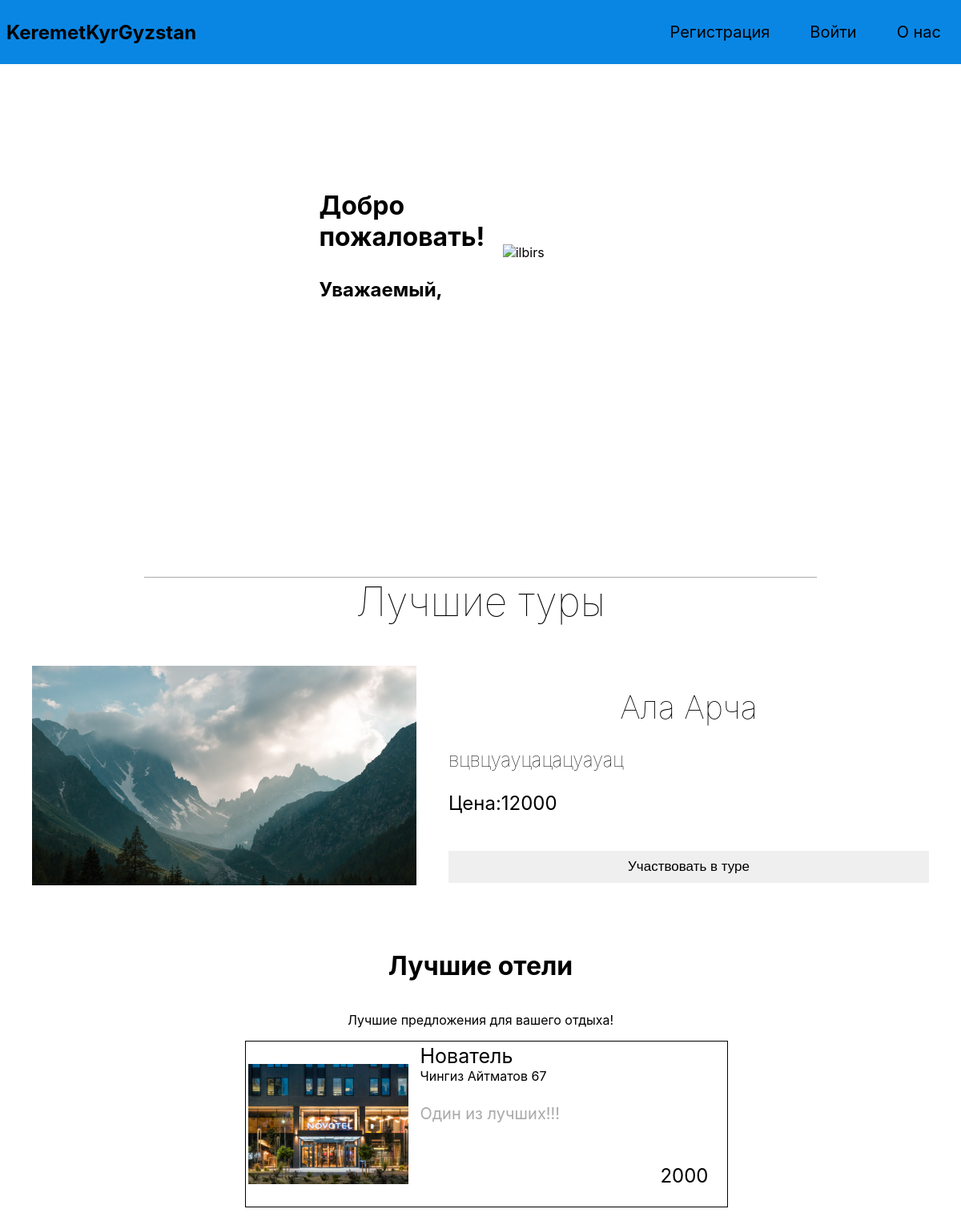
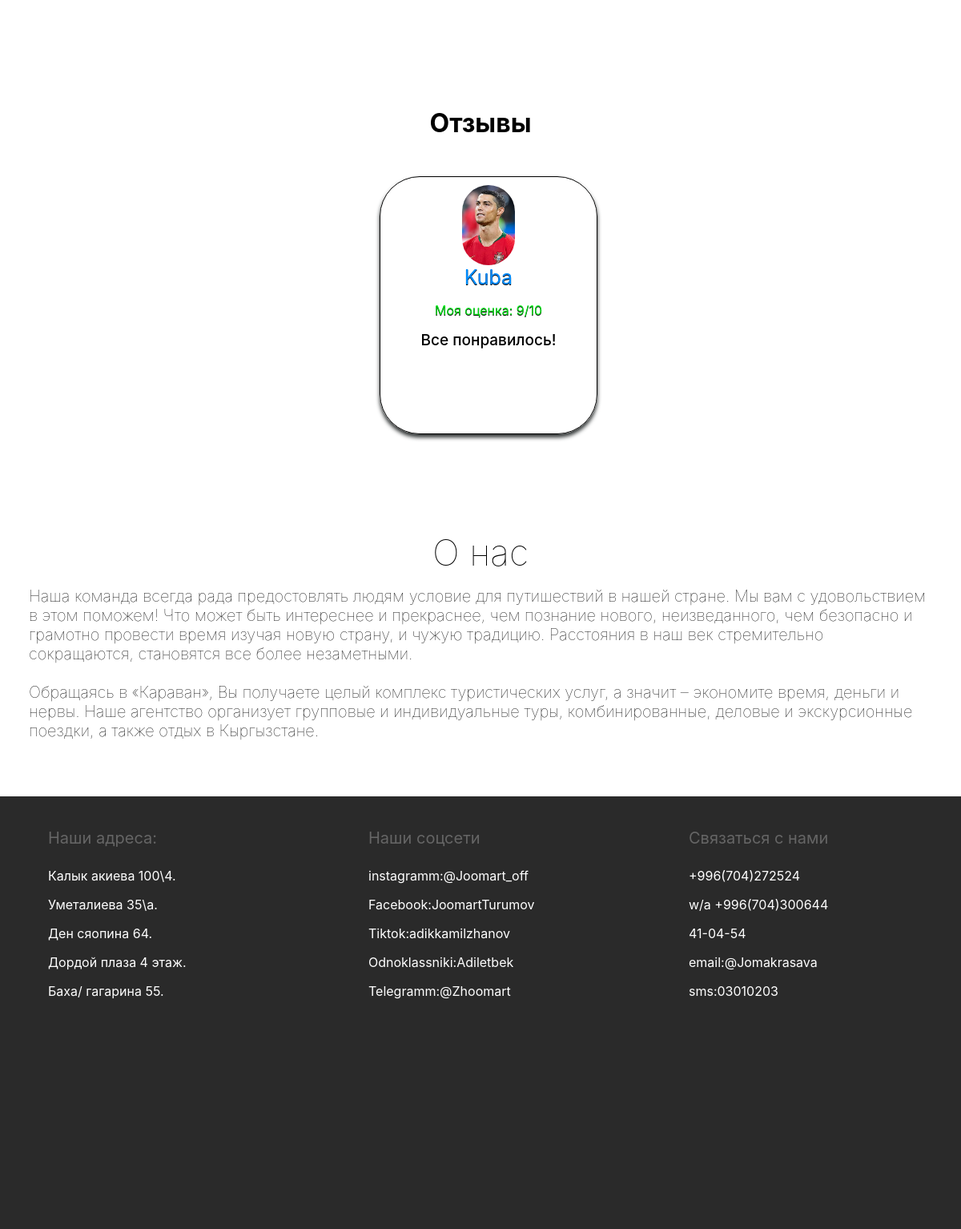
/home/, run on the app's committed database (2 pictures, top to bottom).
### turapp/models.py (models this page shows, shortened)
class Tour(models.Model):
    title = models.CharField(
        max_length=100,
        db_index=True,
        blank=True,
        verbose_name='Название'
    )
    description = models.TextField(
        db_index=True,
        verbose_name='Описание тура'
    )
    price = models.IntegerField(
        db_index=True,
        blank=True,
        verbose_name='Цена'
    )
    image = models.ImageField(
        upload_to='images/tours/% Y/% m/% d/',
        verbose_name='Изображение'
    )

class Hotel(models.Model):
    title = models.CharField(
        max_length=100,
        db_index=True,
        blank=True,
        verbose_name='Название'
    )
    address = models.TextField(
        db_index=True,
        verbose_name='Адрес'
    )
    description = models.TextField(
        db_index=True,
        verbose_name='Описание'
    )
    price = models.IntegerField(
        db_index=True,
        blank=True,
        verbose_name='Цена'
    )
    image = models.ImageField(
        upload_to='images/hotels/% Y/% m/% d/',
        verbose_name='Изображение'
    )

class Review(models.Model):
    name = models.CharField(
        max_length=40,
        db_index=True,
        blank=True,
        verbose_name='Имя'
    )
    grade = models.IntegerField(
        db_index=True,
        blank=True,
        verbose_name='Оценка'
    )
    review = models.TextField(
            db_index=True,
            verbose_name='Отзыв'
    )
    image = models.ImageField(
        upload_to='images/reviewers/% Y/% m/% d/',
        verbose_name='Фото'
    )

### turapp/views.py (the view)
# urls.py: 2. Add a URL to urlpatterns:  path('', views.home, name='home')
def home(request):
    tours = Tour.objects.all()
    hotels = Hotel.objects.all()
    reviews = Review.objects.all()
    context = {
        'tours': tours,
        'hotels': hotels,
        'reviews': reviews
    }
    return render(request, 'home.html', context=context)

### templates/home.html
{% extends "base.html" %}
{% block content %}
    <div class="all">
        <div class="header">
            <div>
                <h2>KeremetKyrGyzstan</h2>
            </div>
            {% if user.is_authenticated %}
            <div>
                <a href="#best_turs">Лушие туры</a>
                <a href="#best_hotel">Лушие отели</a>
                <a href="#review">Отзывы</a>
                <a href="#about_us">О нас</a>
                <h3>{{ user.username }}</h3>
                <form class="form_control" method="POST" action="{% url 'logoutuser' %}">
                            {% csrf_token %}
                            <button type="submit">Выйти</button>
                </form>
            </div>
            {% else %}
            <div>
                <a href="{% url 'signupuser' %}">Регистрация</a>
                <a href="{% url 'signinuser' %}">Войти</a>
                <a href="#about_us">О нас</a>
            </div>
            {% endif %}
        </div>
        <div class="body">
            <div class="baner">
                <form class="form_container">
                    <h1><p>Добро пожаловать!</p></h1>
                    <h2>Уважаемый, {{ user.username }}</h2>
                </form>
                <div>
                    <img
                        src="https://thumbs.dreamstime.com/b/снежный-барс-на-фоне-горных-вершин-векторная-иллюстрация-хищный-227611788.jpg"
                        alt="ilbirs"/>
                </div>
            </div>
            <div class="content" id="best_turs">
                <h1 class="titil">Лучшие туры</h1>
                {% for t in tours %}
                <div class="img_block">
                    <div>
                        <img
                            src="{{ t.image.url }}"/>
                    </div>
                    <div>
                        <h1>{{ t.title }}</h1>
                        <span class="desc">{{ t.description }}</span>
                        <br/>
                        <h6><span class="price">Цена:{{ t.price }}</span></h6>
                        <br/>
                        <button>Участвовать в туре</button>
                    </div>
                </div>
                {% endfor %}
            </div>
            <br><br><br>
            <div id="best_hotel" class="best_hotels">
                <h1>Лучшие отели</h1>
                <p>Лучшие предложения для вашего отдыха!</p>
                <div class="container">
                    {% for h in hotels %}
                    <div class="card">
                        <div class="img">
                            <img src="{{ h.image.url }}"/>
                        </div>
                        <div class="card_desc">
                            <div class="name">{{ h.title }}</div>
                            <span>{{ h.address }}</span>
                            <div class="day">
                                {{ h.description }}
                            </div>
                            <div class="price_hotel">
                                {{ h.price }}
                            </div>
                        </div>
                    </div>
                    {% endfor %}
                </div>
            </div>
            <div id="review" class="container_review">
                <h1>Отзывы</h1>
                <div  class="review">
                    {% for r in reviews %}
                    <div class="card_review">
                        <div class="img_review"><img
                            src="{{ r.image.url }}"/>
                        </div>
                        <div class="name_review">
                            {{ r.name }}
                        </div>
                        <p>Моя оценка: {{ r.grade }}/10</p>
                        <div class="desc_review">
                            {{ r.review }}
                        </div>
                    </div>
                    {% endfor %}
                </div>
            </div>
            <div class="block" id="about_us">
                <h1>О нас</h1>
                <span> Наша команда всегда рада предостовлять людям условие для путишествий в нашей стране. Мы вам с удовольствием в этом поможем!
                    Что может быть интереснее и прекраснее, чем познание нового, неизведанного, чем безопасно и грамотно провести время изучая новую страну, и чужую традицию. Расстояния в наш век стремительно сокращаются, становятся все более незаметными.
                    <br/><br/>
                    Обращаясь в «Караван», Вы получаете целый комплекс туристических услуг, а значит – экономите время, деньги и нервы.
                    Наше агентство организует групповые и индивидуальные туры, комбинированные, деловые и экскурсионные поездки, а также отдых в Кыргызстане.</span>
            </div>
        </div>
    </div>
{% endblock %}

### templates/base.html (shortened to what this page needs)
{% load static %}
<!DOCTYPE html>
<html lang="en">
<head>
    <link rel="stylesheet" type="text/css" href="{% static 'css/style.css' %}" />
</head>
<body>
    <div class="all">
        {% block content %}{% endblock %}
        <div class="footer">
            <div class="colum">
                <div class="title">Наши адреса:</div>
                <div class="var">
                    <p>Калык акиева 100\4.</p>
                    <p>Уметалиева 35\а.</p>
                    <p>Ден сяопина 64.</p>
                    <p>Дордой плаза 4 этаж.</p>
                    <p>Баха/ гагарина 55.</p>
                </div>
            </div>
            <div class="colum">
                <div class="title">Наши соцсети</div>
                <div class="var">
                    <p>instagramm:@Joomart_off</p>
                    <p>Facebook:JoomartTurumov</p>
                    <p>Tiktok:adikkamilzhanov</p>
                    <p>Odnoklassniki:Adiletbek</p>
                    <p>Telegramm:@Zhoomart</p>
                </div>
            </div>
            <div class="colum">
                <div class="title">Связаться с нами</div>
                <div class="var">
                    <p>+996(704)272524</p>
                    <p>w/a +996(704)300644</p>
                    <p>41-04-54</p>
                    <p>email:@Jomakrasava</p>
                    <p>sms:03010203</p>
                </div>
            </div>
        </div>
    </div>
</body>
</html>

### config/static/css/style.css (style rules this page uses)
body { margin: 0; font-family: -apple-system, BlinkMacSystemFont, 'Segoe UI', 'Roboto', 'Oxygen', 'Ubuntu', 'Cantarell', 'Fira Sans', 'Droid Sans', 'Helvetica Neue', sans-serif; -webkit-font-smoothing: antialiased; -moz-osx-font-smoothing: grayscale; }
.all { display: flex; align-items: center; flex-direction: column; }
.header { width: 100%; height: 80px; display: flex; flex-direction: row; justify-content: space-between; margin-bottom: 20px; background: #0986e4; }
.header div { display: flex; flex-direction: row; align-items: center; padding-left: 8px; }
.header div a { margin: 0 25px; border: none; background: none; height: 100%; font-size: 20px; display: flex; flex-direction: column; align-items: center; justify-content: center; text-decoration: none; color: black; }
.baner { height: 400px; display: flex; flex-direction: row; justify-content:center; align-items: center; margin-bottom: 70px; }
.baner div:last-child { padding-top: 30px; padding-right: 30px; width: 50%; }
.baner div:last-child img { width: 100%; }
.body { display: flex; flex-direction: column; align-items: center; width: 100%; }
.content { width: 100%; display: flex; flex-direction: column; align-items: center; }
.titil { border-top:solid darkgrey 1px ; width:70%; margin-top: 150px; font-size: 50px; font-weight: lighter; text-align: center; margin-bottom: 0; }
.block h1 { font-weight: lighter; font-size: 45px; margin-bottom: 15px; }
.block { margin-top: 90px; display: flex; flex-direction: column; align-items: center; justify-content: center; width: 94%; font-size: 20px; font-weight: lighter; }
.content .img_block { margin-top: 50px; width: 100%; display: flex; flex-direction: row; justify-content: space-evenly; }
.content .img_block div:first-child { width: 40%; }
.content .img_block div:first-child img { width: 100%; height: 100%; }
.content .img_block div:last-child { width: 50%; }
.content .img_block div:last-child button { width: 100%; height: 40px; border: none; font-size: 17px; }
.content .img_block div:last-child h1 { font-size: 40px; font-weight: lighter; text-align: center; }
.content .img_block div:last-child span { font-size: 24px; text-align: center; font-weight: lighter; }
.footer { margin-top: 70px; padding-top: 40px; display: flex; flex-direction: row; justify-content: space-between; background: #2a2a2a; width: 100%; height: 500px; margin-bottom: 0; padding-bottom: 0; }
.colum { width: 30%; margin-left: 60px; }
.colum .title { color: #656565; font-size: 20px; }
.colum .var { margin-top: 25px; color: #ffffff; }
.best_hotels { display: flex; flex-direction: column; align-items: center; width: 100%; }
.container { display: flex; flex-direction: row; flex-wrap: wrap; justify-content: center; width: 100%; height: 69%; }
.card { display: flex; flex-direction: row; border: 1px black solid; height: 200px; width: 595px; padding: 3px; margin-left: 14px; }
.img { width: 200px; display: flex; flex-direction: column; justify-content: center; }
.img img { width: 100%; }
.card_desc { display: flex; flex-direction: column; margin-left: 15px; }
.name { font-size: 25px; }
.day { margin-top: 25px; height: 50px; width: 360px; font-size: 20px; color: darkgray; }
.price_hotel { margin-top: 25px; font-size: 24px; text-align: end; }
.container_review { margin-top: 140px; display: flex; flex-direction: column; align-items: center; width: 77%; }
.review { display: flex; flex-direction: row; flex-wrap: wrap; }
.card_review { display: flex; flex-direction: column; align-items: center; width: 250px; border-radius: 50px; border: 1px solid black; box-shadow: 0px 4px 5px 0px #313535; height: 300px; margin-top: 25px; margin-left: 20px; padding: 10px; }
.card_review p { color: #00ff16de; text-shadow: 0px 1px 0px black; }
.name_review { font-size: 25px; color: #008cff; text-shadow: 0px 1px 0px black; }
.img_review { height: 100px; border-radius: 100px; }
.img_review img { height: 100%; border-radius: 100px; }
.desc_review { font-size: 19px; text-align: center; font-weight: 500; }

### data on the page
Tour: image (picture), title "Ала Арча", description "вцвцуауцацацуауац", price "12000"
Hotel: image (picture), title "Нователь", address "Чингиз Айтматов 67", description "Один из лучших!!!", price "2000"
Review: image (picture), name "Kuba", grade "9", review "Все понравилось!"
